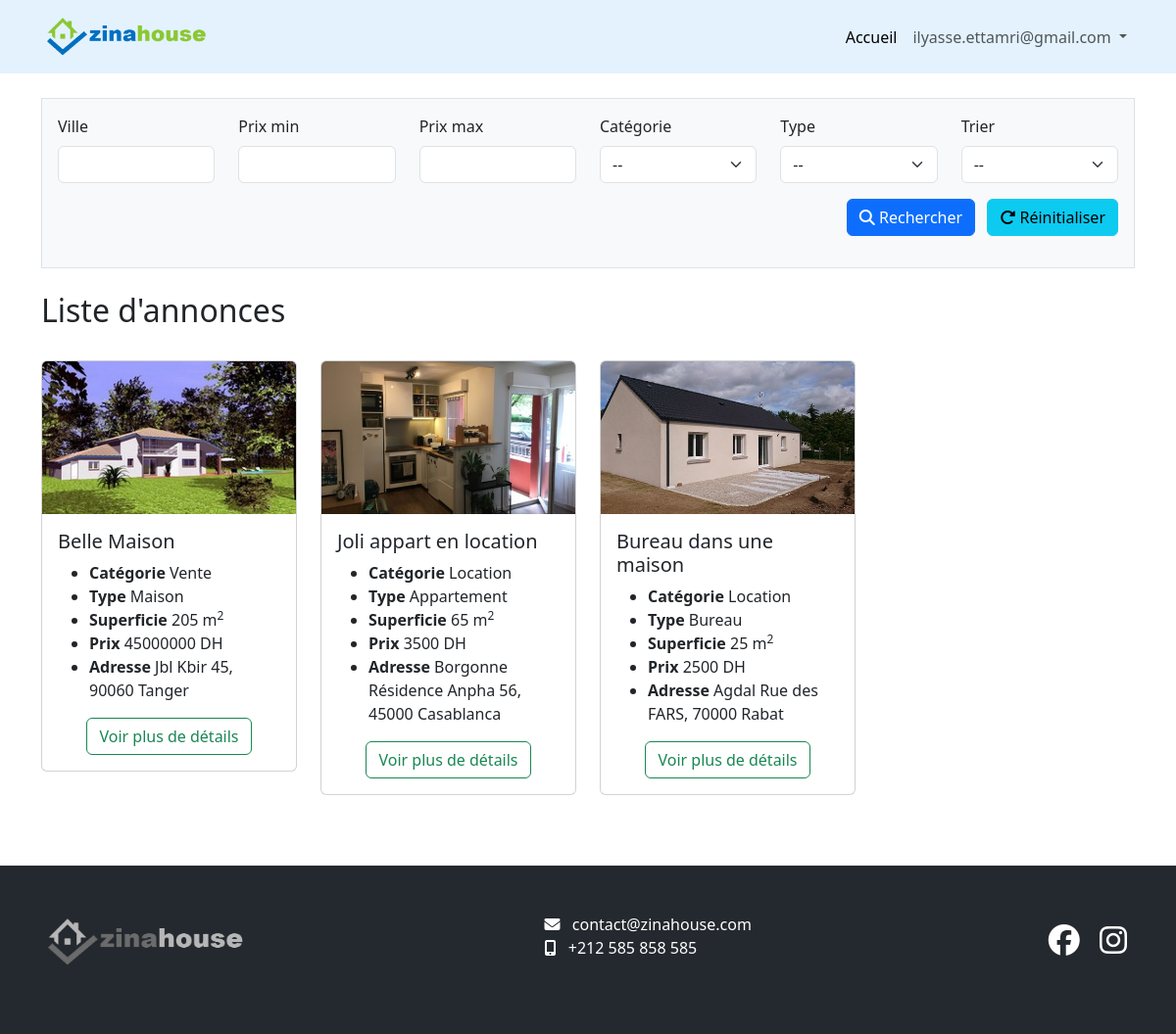
The app's page / (signed in) with its own data.
### tables this page shows
CREATE TABLE `image` (
  `id` int(11) NOT NULL,
  `file_name` varchar(400) DEFAULT NULL,
  `type` varchar(50) DEFAULT NULL,
  `announcement_id` int(11) NOT NULL,
  `created_at` datetime DEFAULT NULL,
  `updated_at` datetime DEFAULT NULL
);

CREATE TABLE `announcement` (
  `id` int(11) NOT NULL,
  `client_id` int(11) NOT NULL,
  `title` varchar(250) NOT NULL,
  `price` int(11) NOT NULL,
  `category` varchar(50) NOT NULL,
  `type` varchar(50) NOT NULL,
  `superficie` int(11) NOT NULL,
  `address` varchar(250) NOT NULL,
  `postal_code` varchar(10) NOT NULL,
  `city` varchar(100) NOT NULL,
  `created_at` datetime NOT NULL,
  `updated_at` datetime NOT NULL
);

### includes/_functions.php (called while the page is built, shortened)
<?php
function require_with($pg, $vars = [])
{
	extract($vars);
	require $pg;
}

### pages/home.php (called while the page is built, shortened)
<?php
$sql = "SELECT `announcement`.*, `image`.file_name FROM `announcement` LEFT JOIN `image` ON announcement.`id` = image.announcement_id  AND  image.type = 'primary' ";
$inst = $pdo->prepare($sql);
$inst->execute();
$announcements = $inst->fetchall(PDO::FETCH_ASSOC);
require_with('templates/home.html.php', [
    'announcements' => $announcements
]);

### includes/_item.php (the view, shortened to what this page needs)
<div class="card">
    <img src="/uploads/<?php echo $announcement['file_name'] ?>" class="card-img-top" alt="...">
    <div class="card-body">
        <h5 class="card-title"><?php echo $announcement['title'] ?></h5>
        <div class="card-text">
            <ul>
                <li> <strong>Catégorie</strong> <?php echo $announcement['category'] ?></li>
                <li> <strong>Type</strong> <?php echo $announcement['type'] ?></li>
                <li> <strong>Superficie</strong> <?php echo $announcement['superficie'] ?> m<sup>2</sup></li>
                <li> <strong>Prix</strong> <?php echo $announcement['price'] ?> DH</li>
                <li> <strong>Adresse</strong>
                    <?php echo $announcement['address'] ?>,
                    <?php echo $announcement['postal_code'] ?>
                    <?php echo $announcement['city'] ?>
                </li>
            </ul>
            <div class="text-center">
                <a href="/details/?id=<?php echo $announcement['id'] ?>" class="btn btn-outline-success">Voir plus de détails</a>
            </div>
        </div>
    </div>
</div>

### templates/home.html.php (shortened to what this page needs)
<div class="container mt-5">
    <div class="row">
        <div class="col-12">
            <div class="bg-light  p-3 border">
                <form action="/home/" method="GET">
                    <div class="row">
                        <div class="col-lg-2">
                            <label class="form-label" for="form2Example1">Ville</label>
                            <input type="text" name="city" id="city" class="form-control" value="<?php echo $_GET['city'] ?? '' ?>" />
                        </div>
                        <div class="col-lg-2">
                            <label class="form-label" for="form2Example1">Prix min</label>
                            <input type="number" name="price_min" id="price_min" class="form-control" value="<?php echo $_GET['price_min'] ?? '' ?>" />
                        </div>
                        <div class="col-lg-2">
                            <label class="form-label" for="form2Example1">Prix max</label>
                            <input type="number" name="price_max" id="price_max" class="form-control" value="<?php echo $_GET['price_max'] ?? '' ?>" />
                        </div>
                        <div class="col-lg-2">
                            <label class="form-label" for="form2Example1">Catégorie</label>
                            <select name="category" class="form-select">
                                <option value=""> -- </option>
                            </select>
                        </div>
                        <div class="col-lg-2">
                            <label class="form-label" for="form2Example1">Type</label>
                            <select name="type" class="form-select">
                                <option value=""> -- </option>
                            </select>
                        </div>
                        <div class="col-lg-2">
                            <label class="form-label" for="form2Example1">Trier</label>
                            <select name="trier_par" class="form-select">
                                <option value=""> -- </option>
                            </select>
                        </div>
                    </div>
                    <div class="row">
                        <div class="col text-end">
                            <div class="py-3">
                                <button type="submit" name="search" class="btn btn-primary me-2">
                                    <i class="fa-solid fa-magnifying-glass"></i>
                                    Rechercher
                                </button>
                                <button type="submit" name="reset" class="btn btn-info">
                                    <i class="fa-solid fa-rotate-right"></i>
                                    Réinitialiser
                                </button>
                            </div>
                        </div>
                    </div>
                </form>
            </div>
        </div>
    </div>
    <div class="row mt-4">
        <div class="col-lg-4">
            <h2>Liste d'annonces</h2>
        </div>
    </div>
    <div class="row py-4">
        <?php foreach ($announcements as $announcement) : ?>
            <div class="col-lg-3 mb-5">
                <?php require_with('includes/_item.php', ['announcement' => $announcement]) ?>
            </div>
        <?php endforeach; ?>
    </div>
</div>

### css/main1.css (style rules this page uses)
html, body { margin: 0; padding: 0; }

### records on screen
image: file_name (picture), announcement.title "Belle Maison", announcement.category "Vente", announcement.type "Maison", announcement.superficie "205", announcement.price "45000000", announcement.address "Jbl Kbir 45", announcement.postal_code "90060", announcement.city "Tanger"
image: file_name (picture), announcement.title "Joli appart en location", announcement.category "Location", announcement.type "Appartement", announcement.superficie "65", announcement.price "3500", announcement.address "Borgonne Résidence Anpha 56", announcement.postal_code "45000", announcement.city "Casablanca"
image: file_name (picture), announcement.title "Bureau dans une maison", announcement.category "Location", announcement.type "Bureau", announcement.superficie "25", announcement.price "2500", announcement.address "Agdal Rue des FARS", announcement.postal_code "70000", announcement.city "Rabat"

### other values on screen
$user['email'] "ilyasse.ettamri@gmail.com"
